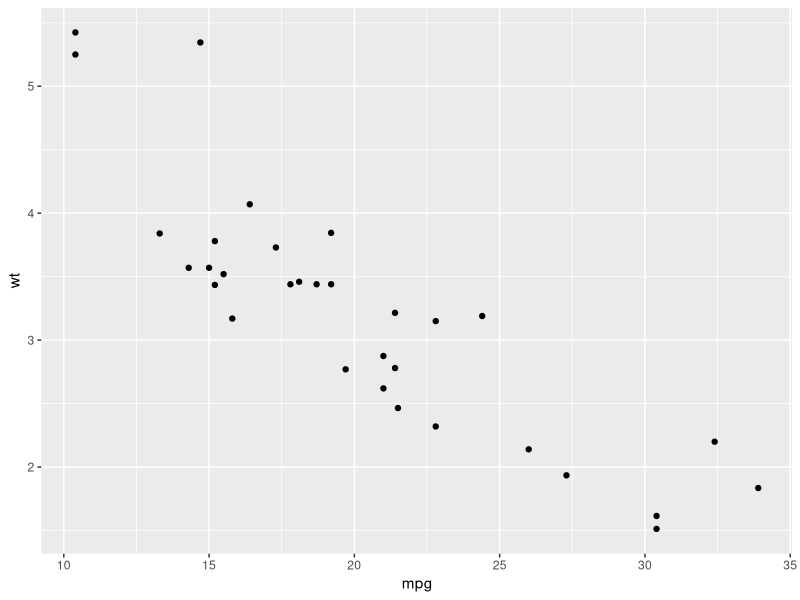
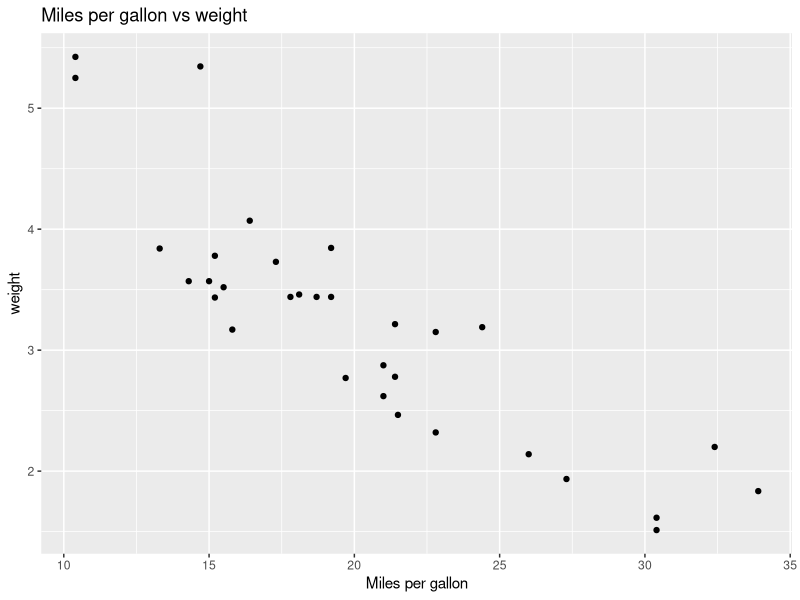

These figures' R source, in order:
library(ggplot2)
ggplot(mtcars, aes(x=mpg, y=wt)) + geom_point()


ggplot(mtcars, aes(x=mpg, y=wt)) + geom_point() + ggtitle("Miles per gallon vs weight") + labs(y="weight", x="Miles per gallon")
